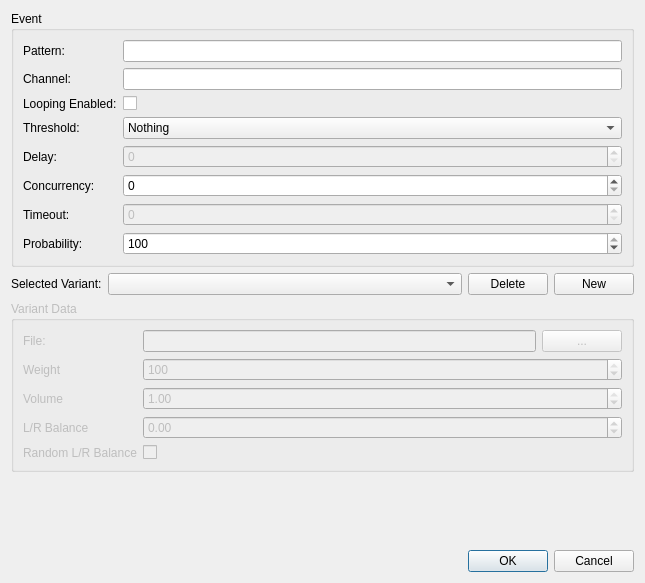
<?xml version="1.0" encoding="UTF-8"?>
<ui version="4.0">
 <class>EventEditor</class>
 <widget class="QDialog" name="EventEditor">
  <property name="geometry">
   <rect>
    <x>0</x>
    <y>0</y>
    <width>645</width>
    <height>583</height>
   </rect>
  </property>
  <property name="windowTitle">
   <string>Dialog</string>
  </property>
  <layout class="QVBoxLayout" name="verticalLayout">
   <item>
    <widget class="QGroupBox" name="eventGroupBox">
     <property name="title">
      <string>Event</string>
     </property>
     <layout class="QFormLayout" name="formLayout">
      <item row="0" column="0">
       <widget class="QLabel" name="patternLabel">
        <property name="text">
         <string>Pattern:</string>
        </property>
       </widget>
      </item>
      <item row="0" column="1">
       <widget class="QLineEdit" name="patternLineEdit">
        <property name="toolTip">
         <string>&lt;html&gt;&lt;head/&gt;&lt;body&gt;&lt;p&gt;See Regular Expressions.&lt;/p&gt;&lt;/body&gt;&lt;/html&gt;</string>
        </property>
       </widget>
      </item>
      <item row="1" column="0">
       <widget class="QLabel" name="channelLabel">
        <property name="text">
         <string>Channel:</string>
        </property>
       </widget>
      </item>
      <item row="1" column="1">
       <widget class="QLineEdit" name="channelLineEdit">
        <property name="toolTip">
         <string>&lt;html&gt;&lt;head/&gt;&lt;body&gt;&lt;p&gt;The audio channel to play this sound on.&lt;br/&gt;Usually one of the following:&lt;br/&gt;- SFX&lt;br/&gt;- Music&lt;br/&gt;- Weather&lt;/p&gt;&lt;p&gt;But can be anything and will be automatically recognized with a new volume bar.&lt;/p&gt;&lt;p&gt;&lt;span style=&quot; font-weight:600;&quot;&gt;Notes&lt;br/&gt;&lt;/span&gt;Sounds that play on the SFX channel cannot be looped.&lt;br/&gt;The SFX channel is currently the only channel that can play multiple sounds at once.&lt;/p&gt;&lt;/body&gt;&lt;/html&gt;</string>
        </property>
       </widget>
      </item>
      <item row="2" column="0">
       <widget class="QLabel" name="loopingEnabledLabel">
        <property name="text">
         <string>Looping Enabled:</string>
        </property>
       </widget>
      </item>
      <item row="2" column="1">
       <widget class="QCheckBox" name="loopingEnabledCheckBox">
        <property name="toolTip">
         <string>&lt;html&gt;&lt;head/&gt;&lt;body&gt;&lt;p&gt;&lt;span style=&quot; font-weight:600;&quot;&gt;Notes&lt;br/&gt;&lt;/span&gt;Sounds that play on the SFX channel cannot be looped.&lt;/p&gt;&lt;/body&gt;&lt;/html&gt;</string>
        </property>
       </widget>
      </item>
      <item row="3" column="0">
       <widget class="QLabel" name="thresholdLabel">
        <property name="text">
         <string>Threshold:</string>
        </property>
       </widget>
      </item>
      <item row="3" column="1">
       <widget class="QComboBox" name="thresholdComboBox">
        <item>
         <property name="text">
          <string>Nothing</string>
         </property>
        </item>
        <item>
         <property name="text">
          <string>Critical</string>
         </property>
        </item>
        <item>
         <property name="text">
          <string>Important</string>
         </property>
        </item>
        <item>
         <property name="text">
          <string>Fluffy</string>
         </property>
        </item>
        <item>
         <property name="text">
          <string>Everything</string>
         </property>
        </item>
       </widget>
      </item>
      <item row="4" column="0">
       <widget class="QLabel" name="delayLabel">
        <property name="text">
         <string>Delay:</string>
        </property>
       </widget>
      </item>
      <item row="4" column="1">
       <widget class="QSpinBox" name="delaySpinBox">
        <property name="enabled">
         <bool>false</bool>
        </property>
        <property name="toolTip">
         <string>&lt;html&gt;&lt;head/&gt;&lt;body&gt;&lt;p&gt;&lt;span style=&quot; font-weight:600;&quot;&gt;DISABLED&lt;br/&gt;&lt;/span&gt;Play this sound after N msec.&lt;/p&gt;&lt;/body&gt;&lt;/html&gt;</string>
        </property>
        <property name="maximum">
         <number>10000</number>
        </property>
        <property name="singleStep">
         <number>100</number>
        </property>
       </widget>
      </item>
      <item row="5" column="0">
       <widget class="QLabel" name="concurrencyLabel">
        <property name="text">
         <string>Concurrency:</string>
        </property>
       </widget>
      </item>
      <item row="5" column="1">
       <widget class="QSpinBox" name="concurrencySpinBox">
        <property name="toolTip">
         <string>&lt;html&gt;&lt;head/&gt;&lt;body&gt;&lt;p&gt;How many sounds to play at once (max)?&lt;/p&gt;&lt;/body&gt;&lt;/html&gt;</string>
        </property>
        <property name="maximum">
         <number>20</number>
        </property>
       </widget>
      </item>
      <item row="6" column="0">
       <widget class="QLabel" name="timeoutLabel">
        <property name="text">
         <string>Timeout:</string>
        </property>
       </widget>
      </item>
      <item row="6" column="1">
       <widget class="QSpinBox" name="timeoutSpinBox">
        <property name="enabled">
         <bool>false</bool>
        </property>
        <property name="toolTip">
         <string>&lt;html&gt;&lt;head/&gt;&lt;body&gt;&lt;p&gt;&lt;span style=&quot; font-weight:600;&quot;&gt;DISABLED&lt;br/&gt;&lt;/span&gt;Fade out the sound after N msec.&lt;/p&gt;&lt;/body&gt;&lt;/html&gt;</string>
        </property>
        <property name="maximum">
         <number>10000</number>
        </property>
        <property name="singleStep">
         <number>100</number>
        </property>
       </widget>
      </item>
      <item row="7" column="0">
       <widget class="QLabel" name="probabilityLabel">
        <property name="text">
         <string>Probability:</string>
        </property>
       </widget>
      </item>
      <item row="7" column="1">
       <widget class="QSpinBox" name="probabilitySpinBox">
        <property name="toolTip">
         <string>&lt;html&gt;&lt;head/&gt;&lt;body&gt;&lt;p&gt;% of chance that this sound gets played.&lt;/p&gt;&lt;/body&gt;&lt;/html&gt;</string>
        </property>
        <property name="maximum">
         <number>100</number>
        </property>
        <property name="value">
         <number>100</number>
        </property>
       </widget>
      </item>
     </layout>
    </widget>
   </item>
   <item>
    <layout class="QHBoxLayout" name="horizontalLayout_2">
     <item>
      <widget class="QLabel" name="variantLabel">
       <property name="text">
        <string>Selected Variant:</string>
       </property>
      </widget>
     </item>
     <item>
      <widget class="QComboBox" name="variantComboBox">
       <property name="sizePolicy">
        <sizepolicy hsizetype="MinimumExpanding" vsizetype="Fixed">
         <horstretch>0</horstretch>
         <verstretch>0</verstretch>
        </sizepolicy>
       </property>
      </widget>
     </item>
     <item>
      <widget class="QPushButton" name="deleteVariantButton">
       <property name="text">
        <string>Delete</string>
       </property>
      </widget>
     </item>
     <item>
      <widget class="QPushButton" name="newVariantButton">
       <property name="text">
        <string>New</string>
       </property>
      </widget>
     </item>
    </layout>
   </item>
   <item>
    <widget class="QGroupBox" name="variantGroupBox">
     <property name="enabled">
      <bool>false</bool>
     </property>
     <property name="title">
      <string>Variant Data</string>
     </property>
     <layout class="QFormLayout" name="formLayout_2">
      <item row="0" column="0">
       <widget class="QLabel" name="fileLabel">
        <property name="text">
         <string>File:</string>
        </property>
       </widget>
      </item>
      <item row="0" column="1">
       <layout class="QHBoxLayout" name="horizontalLayout_3">
        <item>
         <widget class="QLineEdit" name="fileLineEdit">
          <property name="toolTip">
           <string>&lt;html&gt;&lt;head/&gt;&lt;body&gt;&lt;p&gt;The RELATIVE path of the sound that needs to be played.&lt;/p&gt;&lt;/body&gt;&lt;/html&gt;</string>
          </property>
         </widget>
        </item>
        <item>
         <widget class="QPushButton" name="browseFileButton">
          <property name="text">
           <string>...</string>
          </property>
         </widget>
        </item>
       </layout>
      </item>
      <item row="1" column="0">
       <widget class="QLabel" name="weightLabel">
        <property name="text">
         <string>Weight</string>
        </property>
       </widget>
      </item>
      <item row="1" column="1">
       <widget class="QSpinBox" name="weightSpinBox">
        <property name="toolTip">
         <string>&lt;html&gt;&lt;head/&gt;&lt;body&gt;&lt;p&gt;The probability weight that this sound gets selected over other sounds.&lt;/p&gt;&lt;/body&gt;&lt;/html&gt;</string>
        </property>
        <property name="maximum">
         <number>100</number>
        </property>
        <property name="value">
         <number>100</number>
        </property>
       </widget>
      </item>
      <item row="2" column="0">
       <widget class="QLabel" name="volumeLabel">
        <property name="text">
         <string>Volume</string>
        </property>
       </widget>
      </item>
      <item row="2" column="1">
       <widget class="QDoubleSpinBox" name="volumeDoubleSpinBox">
        <property name="toolTip">
         <string>&lt;html&gt;&lt;head/&gt;&lt;body&gt;&lt;p&gt;The (non-linear) volume gain of this sound.&lt;/p&gt;&lt;/body&gt;&lt;/html&gt;</string>
        </property>
        <property name="maximum">
         <double>1.000000000000000</double>
        </property>
        <property name="singleStep">
         <double>0.100000000000000</double>
        </property>
        <property name="value">
         <double>1.000000000000000</double>
        </property>
       </widget>
      </item>
      <item row="3" column="0">
       <widget class="QLabel" name="lRBalanceLabel">
        <property name="text">
         <string>L/R Balance</string>
        </property>
       </widget>
      </item>
      <item row="3" column="1">
       <widget class="QDoubleSpinBox" name="lRBalanceDoubleSpinBox">
        <property name="toolTip">
         <string>&lt;html&gt;&lt;head/&gt;&lt;body&gt;&lt;p&gt;L/R channel balance.&lt;br/&gt;-1,0 = Left&lt;br/&gt; 0,0 = Center&lt;br/&gt; 1,0 = Right&lt;br/&gt;&lt;br/&gt;&lt;span style=&quot; font-weight:600;&quot;&gt;Notes&lt;br/&gt;&lt;/span&gt;This feature only works with 1-channel (mono) files.&lt;/p&gt;&lt;/body&gt;&lt;/html&gt;</string>
        </property>
        <property name="minimum">
         <double>-1.000000000000000</double>
        </property>
        <property name="maximum">
         <double>1.000000000000000</double>
        </property>
        <property name="singleStep">
         <double>0.100000000000000</double>
        </property>
       </widget>
      </item>
      <item row="4" column="0">
       <widget class="QLabel" name="randomLRBalanceLabel">
        <property name="text">
         <string>Random L/R Balance</string>
        </property>
       </widget>
      </item>
      <item row="4" column="1">
       <widget class="QCheckBox" name="randomLRBalanceCheckBox">
        <property name="toolTip">
         <string>&lt;html&gt;&lt;head/&gt;&lt;body&gt;&lt;p&gt;Select L/R balance randomly.&lt;br/&gt;The selection range is -0,5 / 0,5.&lt;/p&gt;&lt;p&gt;&lt;span style=&quot; font-weight:600;&quot;&gt;Notes&lt;br/&gt;&lt;/span&gt;This feature only works with 1-channel (mono) files.&lt;/p&gt;&lt;/body&gt;&lt;/html&gt;</string>
        </property>
       </widget>
      </item>
     </layout>
    </widget>
   </item>
   <item>
    <spacer name="verticalSpacer">
     <property name="orientation">
      <enum>Qt::Vertical</enum>
     </property>
     <property name="sizeHint" stdset="0">
      <size>
       <width>20</width>
       <height>40</height>
      </size>
     </property>
    </spacer>
   </item>
   <item>
    <widget class="QDialogButtonBox" name="buttonBox">
     <property name="orientation">
      <enum>Qt::Horizontal</enum>
     </property>
     <property name="standardButtons">
      <set>QDialogButtonBox::Cancel|QDialogButtonBox::Ok</set>
     </property>
    </widget>
   </item>
  </layout>
 </widget>
 <tabstops>
  <tabstop>patternLineEdit</tabstop>
  <tabstop>channelLineEdit</tabstop>
  <tabstop>loopingEnabledCheckBox</tabstop>
  <tabstop>thresholdComboBox</tabstop>
  <tabstop>delaySpinBox</tabstop>
  <tabstop>concurrencySpinBox</tabstop>
  <tabstop>timeoutSpinBox</tabstop>
  <tabstop>probabilitySpinBox</tabstop>
  <tabstop>variantComboBox</tabstop>
  <tabstop>deleteVariantButton</tabstop>
  <tabstop>newVariantButton</tabstop>
  <tabstop>fileLineEdit</tabstop>
  <tabstop>browseFileButton</tabstop>
  <tabstop>weightSpinBox</tabstop>
  <tabstop>volumeDoubleSpinBox</tabstop>
  <tabstop>lRBalanceDoubleSpinBox</tabstop>
  <tabstop>randomLRBalanceCheckBox</tabstop>
 </tabstops>
 <resources/>
 <connections>
  <connection>
   <sender>buttonBox</sender>
   <signal>accepted()</signal>
   <receiver>EventEditor</receiver>
   <slot>accept()</slot>
   <hints>
    <hint type="sourcelabel">
     <x>248</x>
     <y>254</y>
    </hint>
    <hint type="destinationlabel">
     <x>157</x>
     <y>274</y>
    </hint>
   </hints>
  </connection>
  <connection>
   <sender>buttonBox</sender>
   <signal>rejected()</signal>
   <receiver>EventEditor</receiver>
   <slot>reject()</slot>
   <hints>
    <hint type="sourcelabel">
     <x>316</x>
     <y>260</y>
    </hint>
    <hint type="destinationlabel">
     <x>286</x>
     <y>274</y>
    </hint>
   </hints>
  </connection>
 </connections>
</ui>
